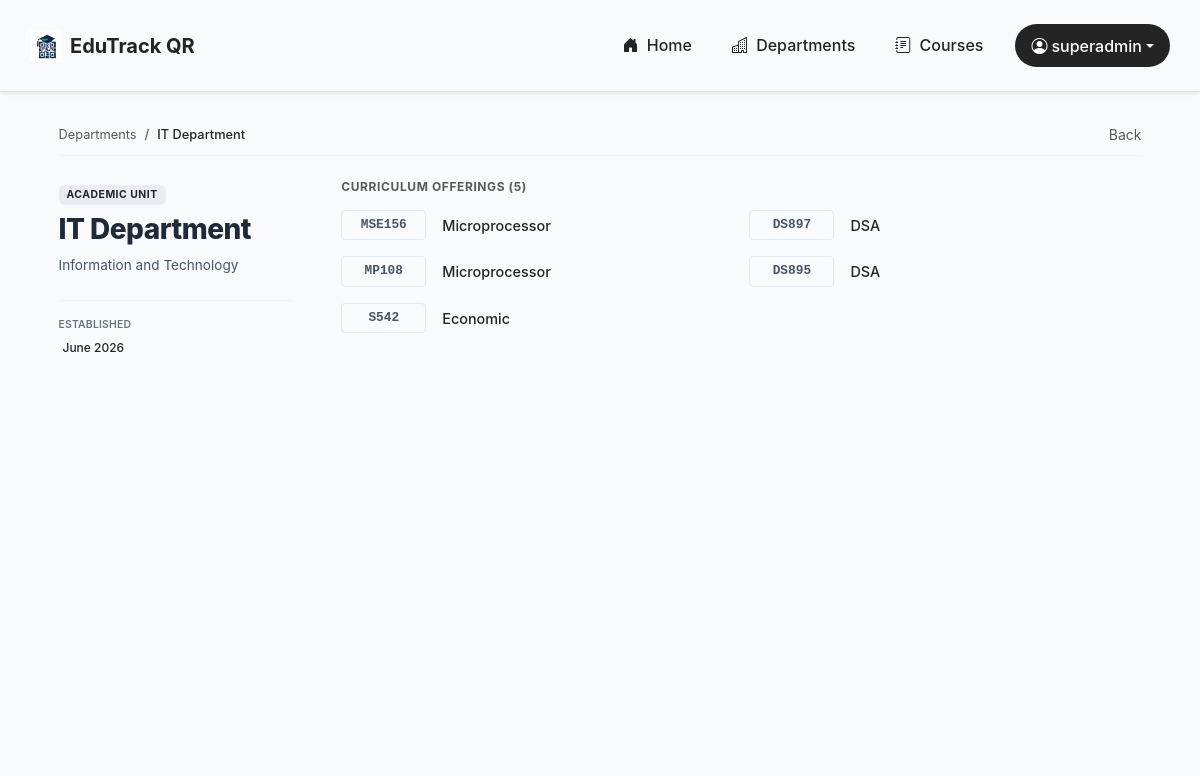
Page /departments/2/ (signed in) on the committed database.
### QRA_app/models.py (models this page shows, shortened)
class User(AbstractUser):
    USER_ROLE = (
        ("student", "Student"),
        ("teacher", "Teacher"),
        ("superuser", "Superuser"),
    )
    role = models.CharField(max_length=10, choices=USER_ROLE, default="student")
    profile_picture = models.ImageField(
        upload_to="profile_pictures/", blank=True, null=True
    )
    phone_number = models.CharField(max_length=15, blank=True, null=True)
    address = models.CharField(max_length=200, blank=True, null=True)
    created_at = models.DateTimeField(auto_now_add=True)
    updated_at = models.DateTimeField(auto_now=True)

class DepartmentModel(models.Model):
    name = models.CharField(max_length=100, unique=True)
    description = models.TextField(blank=True, null=True)
    created_at = models.DateTimeField(auto_now_add=True)
    updated_at = models.DateTimeField(auto_now=True)

class CourseModel(models.Model):
    name = models.CharField(max_length=100)
    code = models.CharField(max_length=20, unique=True)
    description = models.TextField(blank=True, null=True)
    department = models.ForeignKey(
        DepartmentModel,
        on_delete=models.CASCADE,
        related_name="courses"
    )
    created_at = models.DateTimeField(auto_now_add=True)
    updated_at = models.DateTimeField(auto_now=True)

### QRA_app/Views/department_views.py (the view)
# urls.py: path("departments/<int:department_id>/", department_views.department_detail, name="department_detail"),
@superuser_required
def department_detail(request, department_id):
    department = DepartmentModel.objects.get(id=department_id)
    return render(
        request, "UI/department/department_detail.html", {"department": department}
    )

### QRA_app/permission.py (called while the page is built)
def is_superuser(user):
    return user.is_authenticated and user.is_superuser

### QRA_app/templates/UI/department/department_detail.html (shortened to what this page needs)
{% extends 'base.html' %}
{% load static %}
{% block main_content %}
<div class="container"
    style="width: 1200px !important; background-color: var(--bg-color); min-height:80vh;">
    <div
        class="d-flex align-items-center justify-content-between mb-4 pb-2 border-bottom"
        style="border-color: #f1f5f9 !important;">
        <nav aria-label="breadcrumb">
            <ol class="breadcrumb mb-0"
                style="font-size: 0.8rem; background: transparent; padding: 0;">
                <li class="breadcrumb-item"><a
                        href="{% url 'department_dashboard' %}"
                        class="text-decoration-none text-muted">Departments</a></li>
                <li class="breadcrumb-item active fw-medium" aria-current="page"
                    style="color: var(--color-primary, #2b4c7e);">
                    {{ department.name }}</li>
            </ol>
        </nav>
        <a href="{% url 'department_dashboard' %}"
            class="text-muted text-decoration-none small d-flex align-items-center gap-1">
             Back
        </a>
    </div>
    <div class="row gx-5 gy-4">
        <div class="col-md-4 col-lg-3">
            <div class="position-sticky" style="top: 1rem;">
                <span class="badge text-uppercase tracking-wider mb-2"
                    style="background: rgba(43, 76, 126, 0.08); color: var(--color-primary, #2b4c7e); font-size: 0.65rem; letter-spacing: 0.05em; padding: 5px 8px;">
                    Academic Unit
                </span>
                <h1 class="h3 mb-2"
                    style="color: var(--text-dark, #0f172a); font-weight: 800; letter-spacing: -0.5px;">
                    {{ department.name }}
                </h1>
                <p class="text-secondary mb-4"
                    style="font-size: 0.85rem; line-height: 1.6; color: #475569 !important;">
                    {{ department.description|default:"No description has been configured for this department yet."}}
                </p>
                <div class="pt-3 border-top"
                    style="border-color: #f1f5f9 !important;">
                    <div class="text-muted" style="font-size: 0.75rem;">
                        <span
                            class="text-uppercase fw-semibold d-block text-secondary mb-1"
                            style="font-size: 0.65rem; letter-spacing: 0.02em;">Established</span>
                        <span class="text-dark fw-medium">
                            {{ department.created_at|date:"F Y" }}</span>
                    </div>
                </div>
            </div>
        </div>
        <div class="col-md-8 col-lg-9">
            <div class="d-flex align-items-center justify-content-between mb-3">
                <h2
                    class="h6 text-uppercase tracking-wider fw-bold text-muted mb-0"
                    style="font-size: 0.75rem; letter-spacing: 0.05em;">
                    Curriculum Offerings ({{ department.courses.all|length }})
                </h2>
            </div>
            <div class="row row-cols-1 row-cols-md-2 g-3">
                {% for course in department.courses.all %}
                <div class="col">
                    <div
                        class="list-group-item px-0 py-2.5 d-flex align-items-center justify-content-between border-0 bg-transparent style-row"
                        style="transition: all 0.2s;">
                        <div class="d-flex align-items-center gap-3">
                            <div class="font-monospace text-center py-1 px-2"
                                style="background: #f8fafc; color: #475569; border-radius: 4px; font-size: 0.8rem; font-weight: 600; min-width: 85px; border: 1px solid #e2e8f0;">
                                {{ course.code }}
                            </div>
                            <span class="fw-medium text-dark"
                                style="font-size: 0.9rem;">
                                {{ course.name}}</span>
                        </div>
                    </div>
                </div>
                {% endfor %}
            </div>
        </div>
    </div>
</div>
{% endblock %}

### QRA_app/templates/UI/navbar.html (shortened to what this page needs)
{% load static %}
<nav
  class="navbar navbar-expand-lg navbar-light bg-[var(--color-primary)] border-bottom shadow-sm py-2"
>
  <div class="container">
    <a
      class="navbar-brand d-flex align-items-center fw-bold"
      style="color: var(--color-primary)"
      href="{% if request.user.is_authenticated %}{% if request.user.role == 'superuser' %}{% url 'superuser_dashboard' %} {% elif request.user.role == 'teacher' %} {% url 'teacher_dashboard' %} {% else %} {% url 'student_dashboard' %} {% endif %}{% else %}{% url 'home' %}{% endif %}"
    >
      <img
        src="{% static 'logo/EDUQR.png' %}"
        alt="EduTrack QR Logo"
        width="32"
        height="32"
        class="d-inline-block align-text-top me-2"
      />
      EduTrack QR
    </a>
    <div class="collapse navbar-collapse" id="navbarNav">
      <ul
        class="navbar-nav ms-auto align-items-lg-center align-items-end gap-2"
      >
        {% if request.user.is_authenticated %}
        <li class="nav-item">
          <a
            class="nav-link px-3 fw-medium text-dark"
            href="{% if request.user.role == 'superuser' %}{% url 'superuser_dashboard' %} {% elif request.user.role == 'teacher' %} {% url 'teacher_dashboard' %} {% else %} {% url 'student_dashboard' %} {% endif %}"
          >
            <i class="bi bi-house-door-fill me-1"></i> Home
          </a>
        </li>
        {% if request.user.role == 'superuser' %}
        <li class="nav-item">
          <a
            class="nav-link px-3 fw-medium text-dark"
            href="{% url 'department_dashboard' %}"
          >
            <i class="bi bi-building me-1"></i> Departments
          </a>
        </li>
        <li class="nav-item">
          <a
            class="nav-link px-3 fw-medium text-dark"
            href="{% url 'course_dashboard' %}"
          >
            <i class="bi bi-journal-text me-1"></i> Courses
          </a>
        </li>
        {% endif %}
        <li class="nav-item dropdown ms-lg-2">
          <a
            class="nav-link dropdown-toggle btn btn-sm px-3 rounded-pill fw-medium d-flex align-items-center"
            href="#"
            style="background-color: var(--color-primary); color: var(--white);"
            id="userDropdown"
            role="button"
            data-bs-toggle="dropdown"
            aria-expanded="false"
          >
            <i class="bi bi-person-circle me-1"></i> {{ request.user.username }}
          </a>
        </li>
        {% endif %}
      </ul>
    </div>
  </div>
</nav>

### static/CSS/index.css (style rules this page uses)
:root { --color-primary: #242424; --color-secondary: #10b981; --color-accent: #f59e0b; --color-danger: #ef4444; --color-success: #10b981; --color-warning: #f59e0b; --color-info: #3b82f6; --bg-color: #f9fafb; --bg-light: #ffffff; --text-dark: #1f2937; --text-muted: #6b7280; --white: #ffffff; --border-color: #e5e7eb; --shadow: 0 1px 3px 0 rgb(0 0 0 / 0.1), 0 1px 2px -1px rgb(0 0 0 / 0.1); --shadow-md: 0 4px 6px -1px rgb(0 0 0 / 0.1), 0 2px 4px -2px rgb(0 0 0 / 0.1); --shadow-lg: 0 10px 15px -3px rgb(0 0 0 / 0.1), 0 4px 6px -4px rgb(0 0 0 / 0.1); --shadow-xl: 0 20px 25px -5px rgb(0 0 0 / 0.1), 0 8px 10px -6px rgb(0 0 0 / 0.1); --radius: 8px; --radius-lg: 12px; }
* { margin: 0; padding: 0; box-sizing: border-box; }
body { font-family: -apple-system, BlinkMacSystemFont, "Segoe UI", "Roboto", "Oxygen", "Ubuntu", "Cantarell", "Fira Sans", "Droid Sans", "Helvetica Neue", sans-serif; background-color: var(--bg-color); color: var(--text-dark); min-height: 100vh; line-height: 1.6; }
.container { max-width: 95% !important; width: 100% !important; margin: 0 auto; padding: 1rem 0; }
.btn { display: inline-block; padding: 0.6rem 1.2rem; font-weight: 500; border-radius: 6px; text-decoration: none; transition: all 0.2s ease; cursor: pointer; border: none; text-align: center; }
.text-secondary { color: var(--color-secondary); }
h1, h2, h3 { margin-bottom: 1rem; font-weight: 600; }
a { color: var(--color-primary); text-decoration: none; }

### rows in the picture
User: user.username "superadmin"
DepartmentModel: name "IT Department", description "Information and Technology", created_at "June 2026", courses.all|length "5"
CourseModel: code "MSE156", name "Microprocessor"
CourseModel: code "DS897", name "DSA"
CourseModel: code "MP108", name "Microprocessor"
CourseModel: code "DS895", name "DSA"
CourseModel: code "S542", name "Economic"
